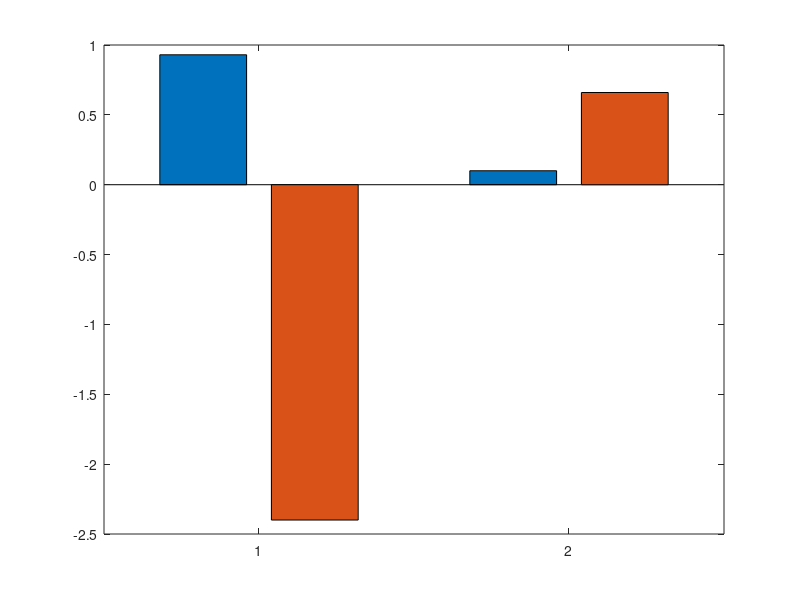

Here is the MATLAB script that generated this plot: (Note: this script raises an error after producing the figure.)
clear; close all;

% New data
data = [1, 0.93, -2.40; % D1 values
        2, 0.10, 0.66]; % D10 values
x = data(:,1); % X-axis values
y = data(:,2:3); % Y-axis values

% Create bar plot
figure;
b = bar(x, y, 'grouped'); % Grouped bar plot and capture bar handles

% Set bar colors explicitly
b(1).FaceColor = [1 0 0]; % Red for year t
b(2).FaceColor = [1 1 0]; % Yellow for year t+1

% Adjust axis limits
grid on;
xlim([0.5, 2.5]);  % Adjusted x-axis range
ylim([-3, 2]);  % Adjusted y-axis to fit data

% Add labels and legend
ylabel('\DeltaEDF (%)', 'FontSize', 12, 'FontWeight', 'bold');
set(gca, 'XTick', x, 'XTickLabel', {'D1', 'D10'}, 'FontSize', 12);

% Move legend to the bottom
legend({'year t', 'year t+1'}, 'Location', 'southoutside', 'Orientation', 'horizontal');

hold on;
boxWidth = 0.8; % Adjusted width to match bar grouping
boxHeight = max(max(y)) - min(min(y)) + 0.5; % Enclosing all bars with padding

for i = 1:length(x)
    y_min = min(min(y)) - 0.2; % Start slightly below the lowest bar
    rectangle('Position', [x(i) - boxWidth/2, y_min, boxWidth, boxHeight], ...
              'EdgeColor', 'k', 'LineStyle', '--', 'LineWidth', 1.5);
end
hold off;
